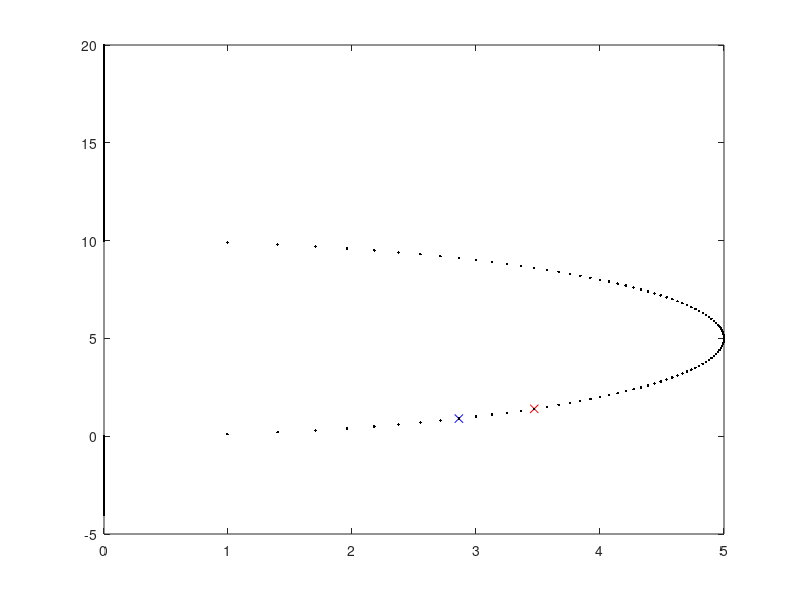

The MATLAB script that drew this image: (Note: this script raises an error after producing the figure.)
%%
% Considero una circunferencia centrada en el eje Y, tal que el eje X sea
% tangente. De aqui resulta que si: (x-a)^2+(y-b)^2=r^2, entonces a=0; lo
% cual elimina una incognita, permitiendo de esta manera que con 2 puntos
% se pueda estimar el radio de giro.
% .--- Obtengo los puntos de una circunferencia
r=5;
y=-4:0.1:20;
A=r;
x=(r^2-(y-A).^2).^(1/2);
plot(x,y,'.');
P1=[x(50) y(50)];P2=[x(55) y(55)];hold on;
plot(P1(1),P1(2),'bx');plot(P2(1),P2(2),'rx');hold off
%P1=[8.6603 4]; P2=[9.7980 5];
%%
% A partir de los puntos anteriores, hago el proceso inverso para obtener
% la circunferencia. Hay que considerar que la presicion del metodo depende
% de que tan bien se estimen los puntos.
T=-[P1(1)^2+P1(2)^2 P2(1)^2+P2(2)^2];

alfa=(T(1)-T(2))/(P1(2)-P2(2));
beta=T(1)-alfa*P1(2);
A=-alfa/2;
R=(-beta+(alfa^2)/4)^(1/2)

y=-4:0.1:20;
x=(R^2-(y-A).^(2));x=x.^(1/2);

plot(P1(1),P1(2),'bx',P2(1),P2(2),'rx',real(x),y,'k.' );
%xlim([-10 10]);ylim([-10 10])


%%
% En funcion a los datos simuladores puedo generar puntos de la trayectoria
% para estimar el radio de giro.
for k=1:80
    k
for i=1:80

P1=[Pos(1,i) Pos(2,i)]; P2=[Pos(1,k) Pos(2,k)];


% Obtengo todos los radios de giro calculados

T=-[P1(1)^2+P1(2)^2 P2(1)^2+P2(2)^2];

alfa=(T(1)-T(2))/(P1(2)-P2(2));
beta=T(1)-alfa*P1(2);
A=-alfa/2;
R(i)=(-beta+(alfa^2)/4)^(1/2);

y=-4:0.1:20;
x=(R(i)^2-(y-A).^(2));x=x.^(1/2);

%plot(P1(1),P1(2),'bx',P2(1),P2(2),'rx',real(x),y,'k.' );
end

%
%Radio de giro dados los parametros
wref=(wA+wB)/2;
dW=wB-wA;
Rg=L*(wref(1:80)./dW(1:80)-1/2);
plot(tiempo(1:80),Rg(1:80),'b.',tiempo(1:80),R(1:80),'r.');ylim([-5 5])
pause()
end
